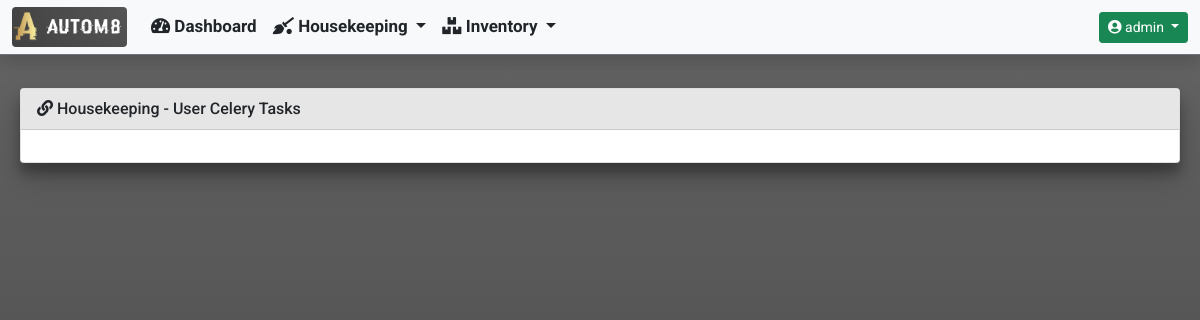
Page /housekeeping/ (signed in) on the earlier database version.
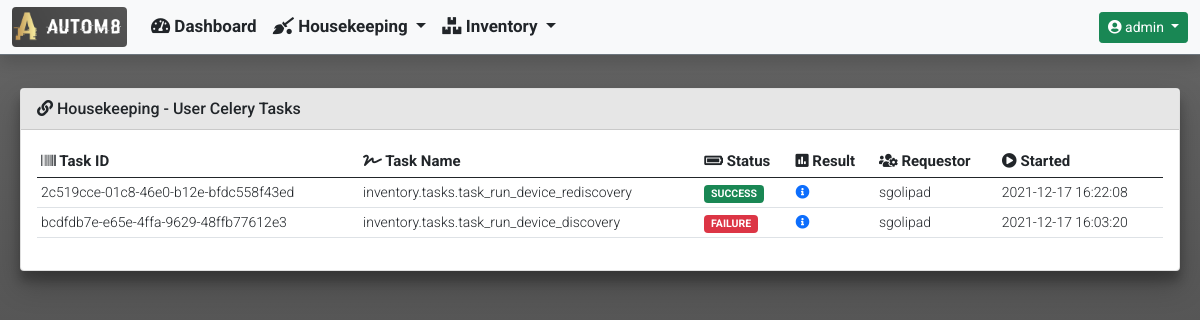
Same page on the later database version.
### housekeeping/models.py (models this page shows)
class CeleryUserJobResults(models.Model):
    task_id = models.UUIDField(
        primary_key=True,
        default=uuid.uuid4,
        max_length=255
    )
    task_name = models.CharField(max_length=255)
    task_status = models.CharField(max_length=255)
    task_result = models.JSONField(null=True)
    task_requested_by = models.CharField(max_length=255)
    start_time = models.DateTimeField()

### housekeeping/views.py (the view)
def housekeeping_celery_user_tasks(request):
    tasks_list = CeleryUserJobResults.objects.all().order_by('-start_time')
    context = {
            'title': 'Housekeeping - Celery User Tasks',
            'card_header': 'Housekeeping - User Celery Tasks',
            'data': {
                'tasks_list': tasks_list
            }
        }
    if tasks.stats():
        data = {
            'celery_information': {
                'celery_statistics': tasks.stats(),
                'registered_tasks': tasks.registered_tasks()[hostname],
                'scheduled_tasks': tasks.scheduled()[hostname],
                'active_tasks': tasks.active()[hostname],
                'reserved_tasks': tasks.reserved()
            }
        }
        context['data'].update(data)
        return render(
            request,
            'housekeeping/housekeeping_celery_user_tasks.html',
            context
        )
    else:
        return render(
                request,
                'housekeeping/housekeeping_celery_user_tasks.html',
                context
            )

### templates/housekeeping/housekeeping_celery_user_tasks.html (shortened to what this page needs)
{% extends "base_template/base.html"%}
{% block content %}
{% if data.tasks_list %}
<div class="col-md-12">
    <div class="table-responsive rounded">
        <table id="celery_completed_tasks" class="table table-hover table-sm" style="width:100%">
            <thead>
                <tr>
                    <th><i class="fas fa-barcode"></i> Task ID</th>
                    <th><i class="fas fa-signature"></i> Task Name</th>
                    <th><i class="fas fa-battery-full"></i> Status</th>
                    <th><i class="fas fa-poll"></i> Result</th>
                    <th><i class="fas fa-users-cog"></i> Requestor</th>
                    <th><i class="fas fa-play-circle"></i> Started</th>
                </tr>
            </thead>
            <tbody>
                {% for completed_task in data.tasks_list %}
                <tr>
                    <td>{{ completed_task.task_id }}</td>
                    <td>{{ completed_task.task_name }}</td>
                    <td>
                        {% if 'SUCCESS' in completed_task.task_status %}
                            <span class="badge bg-success">{{ completed_task.task_status }}</span>
                        {% else %}
                            <span class="badge bg-danger">{{ completed_task.task_status }}</span>
                        {% endif %}
                    </td>
                    <td>
                        <a href="#" data-bs-toggle="modal" data-bs-target="#task_result_modal_{{ completed_task.task_id }}">
                            <i class="fas fa-info-circle"></i>
                        </a>
                    </td>
                    <td>{{ completed_task.task_requested_by }}</td>
                    <td>{{ completed_task.start_time|date:"Y-m-d H:i:s" }}</td>
                </tr>
                {% endfor %}
            </tbody>
        </table>
    </div>
</div>
{% endif %}
{% endblock %}

### templates/base_template/base.html (shortened to what this page needs)
{% load static %}
<!doctype html>
<html lang="en">
  <head>
    <link href="https://cdn.jsdelivr.net/npm/bootstrap@5.0.2/dist/css/bootstrap.min.css" rel="stylesheet">
    <link rel="stylesheet" href="https://cdnjs.cloudflare.com/ajax/libs/font-awesome/5.15.3/css/all.min.css" />
    <link rel="stylesheet" type="text/css" href="{% static 'css/custom.css' %}">
  </head>
  <body class="d-flex flex-column h-100">
    {% include 'navbar/navbar.html' %}
    <main class="container-fluid">
      <section>
          <div class="row">
            <div class="col-md-12">
                <div class="card">
                  {% if card_header %}
                  <div class="card-header">
                    <i class="fas fa-link"></i>
                      {{ card_header }}
                  </div>
                  {% endif %}
                  <div class="card-body">
                      {% block content %}
                      {% endblock %}
                  </div>
                </div>
            </div>
          </div>
      </section>
    </main>
  </body>
</html>

### templates/navbar/navbar.html (shortened to what this page needs)
{% load static %}
{% if user.is_authenticated %}
<nav class="navbar navbar-expand-md navbar-light bg-light fixed-top border-bottom border-secondary shadow">
  <div class="container-fluid">
    <a class="navbar-brand" href="#">
      <img class="rounded" src="{% static 'images/logos/portal_logo.png' %}" width="115" height="40">
    </a>
    <div class="collapse navbar-collapse" id="navbarCollapse">
      <ul class="navbar-nav me-auto mb-2 mb-md-0">
        <li class="nav-item">
          <a class="nav-link text-dark" href="{% url 'dashboard:dashboard' %}">
            <i class="fas fa-tachometer-alt"></i>
            Dashboard
          </a>
        </li>
        <li class="nav-item dropdown">
          <a class="nav-link dropdown-toggle text-dark" href="#" id="InventoryDropdown" role="button"
            data-bs-toggle="dropdown" aria-expanded="false">
            <i class="fas fa-quidditch"></i>
            Housekeeping
          </a>
        </li>
        <li class="nav-item dropdown">
          <a class="nav-link dropdown-toggle text-dark" href="#" id="InventoryDropdown" role="button"
            data-bs-toggle="dropdown" aria-expanded="false">
            <i class="fas fa-boxes"></i>
            Inventory
          </a>
        </li>
      </ul>
      <div class="dropdown">
        <a class="btn btn-sm btn-success dropdown-toggle" href="#" role="button" id="UserProfileDropdown"
          data-bs-toggle="dropdown" aria-expanded="false">
          <i class="fas fa-user-circle"></i>
          {{ user.username }}
        </a>
      </div>
    </div>
  </div>
</nav>
{% endif %}

### static/css/custom.css (style rules this page uses)
nav { font-family: 'Roboto', sans-serif; font-weight: 700; font-size: 17px; height: 55px; top: 0; }
body { font-family: 'Roboto', sans-serif; font-weight: 400; font-size: 14px; overflow-y: scroll; min-height: 70rem; padding-top: 5rem; height: 100%; background: linear-gradient(to top, #e6e6e6, #4b4b4b, #656565) }
.card { transition: 0.3s; margin: 0.5rem; position: relative; box-shadow: 0 14px 28px rgba(0, 0, 0, 0.25), 0 10px 10px rgba(0, 0, 0, 0.22); }
.card-header { font-family: 'Roboto', sans-serif; font-weight: 500; font-size: 16px; background-color: #e6e6e6; }
th { font-family: 'Roboto', sans-serif; font-weight: 700; font-size: 15px; }
td { font-family: 'Roboto', sans-serif; font-weight: 300; font-size: 14px; }

Differences in the rows shown:
added CeleryUserJobResults: task_id "2c519cce-01c8-46e0-b12e-bfdc558f43ed", task_name "inventory.tasks.task_run_device_rediscovery", task_status "SUCCESS", task_requested_by "sgolipad", start_time "2021-12-17 16:22:08"
added CeleryUserJobResults: task_id "bcdfdb7e-e65e-4ffa-9629-48ffb77612e3", task_name "inventory.tasks.task_run_device_discovery", task_status "FAILURE", task_requested_by "sgolipad", start_time "2021-12-17 16:03:20"
Other differences:
text now shown: "Task ID Task Name Status Result Requestor Started"
